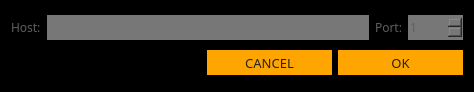
<?xml version="1.0" encoding="UTF-8"?>
<ui version="4.0">
 <class>NewPoolDialog</class>
 <widget class="QDialog" name="NewPoolDialog">
  <property name="geometry">
   <rect>
    <x>0</x>
    <y>0</y>
    <width>474</width>
    <height>92</height>
   </rect>
  </property>
  <property name="windowTitle">
   <string>New pool</string>
  </property>
  <property name="styleSheet">
   <string notr="true">background-color: #000000; 
color: #5f5f5f; 
border: 0px;</string>
  </property>
  <layout class="QVBoxLayout" name="verticalLayout">
   <item>
    <layout class="QHBoxLayout" name="horizontalLayout">
     <item>
      <widget class="QLabel" name="label">
       <property name="font">
        <font>
         <family>Poppins</family>
         <pointsize>9</pointsize>
        </font>
       </property>
       <property name="text">
        <string>Host:</string>
       </property>
      </widget>
     </item>
     <item>
      <widget class="QLineEdit" name="m_hostEdit">
       <property name="minimumSize">
        <size>
         <width>0</width>
         <height>25</height>
        </size>
       </property>
       <property name="font">
        <font>
         <family>Poppins</family>
         <pointsize>9</pointsize>
        </font>
       </property>
       <property name="styleSheet">
        <string notr="true">background-color: #777;</string>
       </property>
      </widget>
     </item>
     <item>
      <widget class="QLabel" name="label_2">
       <property name="font">
        <font>
         <family>Poppins</family>
         <pointsize>9</pointsize>
        </font>
       </property>
       <property name="text">
        <string>Port:</string>
       </property>
      </widget>
     </item>
     <item>
      <widget class="QSpinBox" name="m_portSpin">
       <property name="minimumSize">
        <size>
         <width>0</width>
         <height>25</height>
        </size>
       </property>
       <property name="font">
        <font>
         <family>Poppins</family>
         <pointsize>9</pointsize>
        </font>
       </property>
       <property name="styleSheet">
        <string notr="true">background-color: #777;</string>
       </property>
       <property name="minimum">
        <number>1</number>
       </property>
       <property name="maximum">
        <number>65535</number>
       </property>
      </widget>
     </item>
    </layout>
   </item>
   <item>
    <layout class="QHBoxLayout" name="horizontalLayout_2">
     <item>
      <spacer name="horizontalSpacer">
       <property name="orientation">
        <enum>Qt::Horizontal</enum>
       </property>
       <property name="sizeHint" stdset="0">
        <size>
         <width>40</width>
         <height>20</height>
        </size>
       </property>
      </spacer>
     </item>
     <item>
      <widget class="QPushButton" name="m_cancelButton">
       <property name="minimumSize">
        <size>
         <width>125</width>
         <height>25</height>
        </size>
       </property>
       <property name="font">
        <font>
         <family>Poppins</family>
         <pointsize>10</pointsize>
        </font>
       </property>
       <property name="styleSheet">
        <string notr="true">color: #222; border-radius: 0px; border: 0px solid; background-color: orange;</string>
       </property>
       <property name="text">
        <string>CANCEL</string>
       </property>
      </widget>
     </item>
     <item>
      <widget class="QPushButton" name="m_okButton">
       <property name="minimumSize">
        <size>
         <width>125</width>
         <height>25</height>
        </size>
       </property>
       <property name="font">
        <font>
         <family>Poppins</family>
         <pointsize>10</pointsize>
        </font>
       </property>
       <property name="styleSheet">
        <string notr="true">color: #222; border-radius: 0px; border: 0px solid; background-color: orange;</string>
       </property>
       <property name="text">
        <string>OK</string>
       </property>
      </widget>
     </item>
    </layout>
   </item>
  </layout>
 </widget>
 <resources/>
 <connections>
  <connection>
   <sender>m_okButton</sender>
   <signal>clicked()</signal>
   <receiver>NewPoolDialog</receiver>
   <slot>accept()</slot>
   <hints>
    <hint type="sourcelabel">
     <x>500</x>
     <y>62</y>
    </hint>
    <hint type="destinationlabel">
     <x>276</x>
     <y>44</y>
    </hint>
   </hints>
  </connection>
  <connection>
   <sender>m_cancelButton</sender>
   <signal>clicked()</signal>
   <receiver>NewPoolDialog</receiver>
   <slot>reject()</slot>
   <hints>
    <hint type="sourcelabel">
     <x>417</x>
     <y>62</y>
    </hint>
    <hint type="destinationlabel">
     <x>276</x>
     <y>44</y>
    </hint>
   </hints>
  </connection>
 </connections>
</ui>
